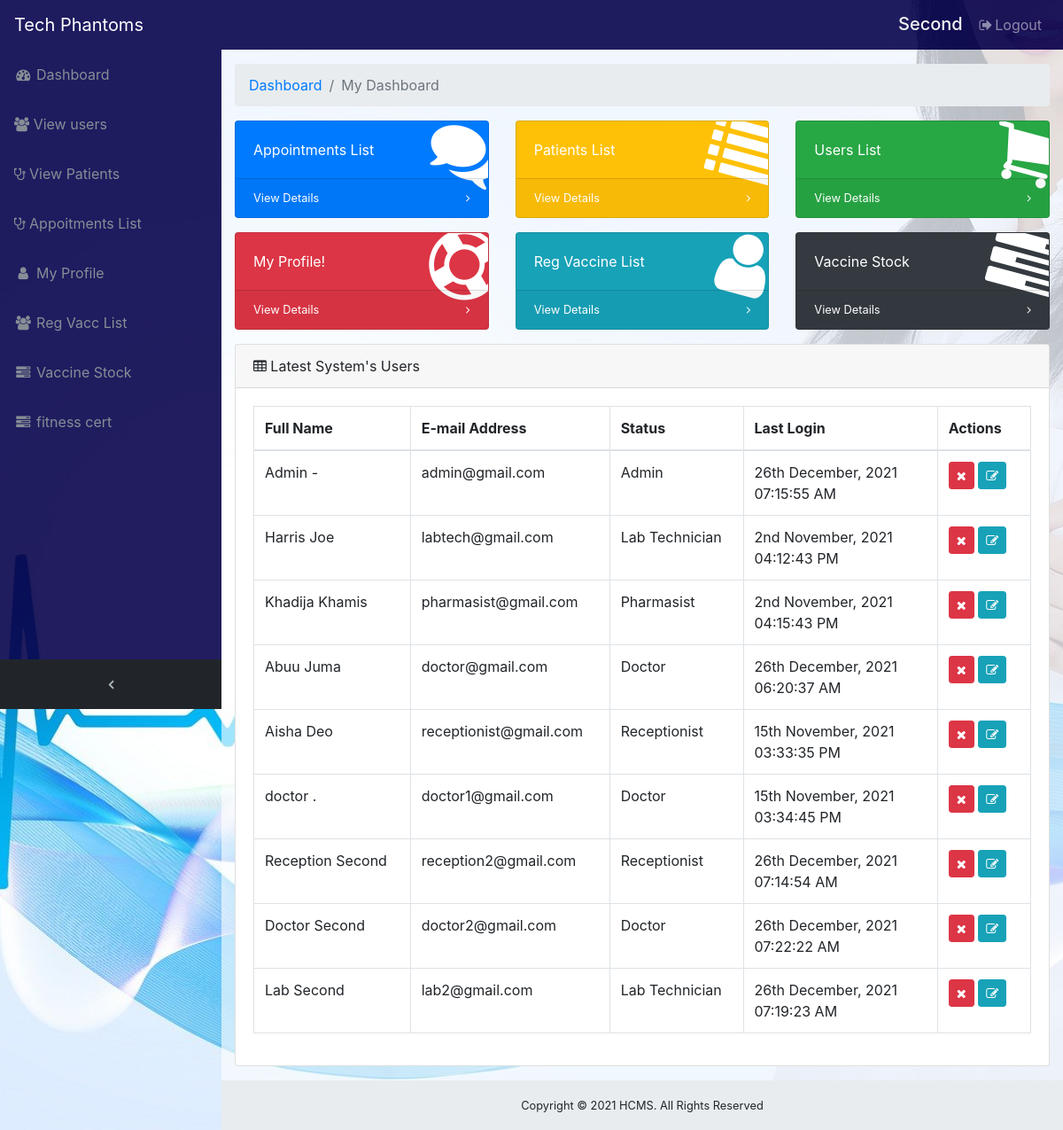
The app's page /admin/index.php (signed in) with its own data.
### tables this page shows
CREATE TABLE `users` (
  `user_id` int(11) NOT NULL,
  `fname` varchar(25) NOT NULL,
  `lname` varchar(100) NOT NULL,
  `phone` varchar(30) NOT NULL,
  `email` varchar(30) NOT NULL,
  `password` varchar(30) NOT NULL,
  `status` varchar(20) NOT NULL,
  `date_reg` timestamp(6) NOT NULL DEFAULT CURRENT_TIMESTAMP(6) ON UPDATE CURRENT_TIMESTAMP(6),
  `position` int(10) NOT NULL,
  `last_login` varchar(100) NOT NULL
);

### admin/index.php (the view)
<?php include 'header.php'; ?>
  <div class="content-wrapper">
    <div class="container-fluid">
      <ol class="breadcrumb">
        <li class="breadcrumb-item">
          <a href="#">Dashboard</a>
        </li>
        <li class="breadcrumb-item active">My Dashboard</li>
      </ol>
      <div class="row">
        <div class="col-xl-4 col-sm-6 mb-3">
          <div class="card text-white bg-primary o-hidden h-100">
            <div class="card-body">
              <div class="card-body-icon">
                <i class="fa fa-fw fa-comments"></i>
              </div>
              <div class="mr-5">Appointments List</div>
            </div>
            <a class="card-footer text-white clearfix small z-1" href="appointments.php">
              <span class="float-left">View Details</span>
              <span class="float-right">
                <i class="fa fa-angle-right"></i>
              </span>
            </a>
          </div>
        </div>
        <div class="col-xl-4 col-sm-6 mb-3">
          <div class="card text-white bg-warning o-hidden h-100">
            <div class="card-body">
              <div class="card-body-icon">
                <i class="fa fa-fw fa-list"></i>
              </div>
              <div class="mr-5">Patients List</div>
            </div>
            <a class="card-footer text-white clearfix small z-1" href="patient_list.php">
              <span class="float-left">View Details</span>
              <span class="float-right">
                <i class="fa fa-angle-right"></i>
              </span>
            </a>
          </div>
        </div>
        <div class="col-xl-4 col-sm-6 mb-3">
          <div class="card text-white bg-success o-hidden h-100">
            <div class="card-body">
              <div class="card-body-icon">
                <i class="fa fa-fw fa-shopping-cart"></i>
              </div>
              <div class="mr-5">Users List</div>
            </div>
            <a class="card-footer text-white clearfix small z-1" href="users_list.php">
              <span class="float-left">View Details</span>
              <span class="float-right">
                <i class="fa fa-angle-right"></i>
              </span>
            </a>
          </div>
        </div>
        <div class="col-xl-4 col-sm-6 mb-3">
          <div class="card text-white bg-danger o-hidden h-100">
            <div class="card-body">
              <div class="card-body-icon">
                <i class="fa fa-fw fa-support"></i>
              </div>
              <div class="mr-5">My Profile!</div>
            </div>
            <a class="card-footer text-white clearfix small z-1" href="profile.php">
              <span class="float-left">View Details</span>
              <span class="float-right">
                <i class="fa fa-angle-right"></i>
              </span>
            </a>
          </div>
        </div>
              <div class="col-xl-4 col-sm-6 mb-3">
          <div class="card text-white bg-info o-hidden h-100">
            <div class="card-body">
              <div class="card-body-icon">
                <i class="fa fa-fw fa-user"></i>
              </div>
              <div class="mr-5">Reg Vaccine List</div>
            </div>
            <a class="card-footer text-white clearfix small z-1" href="reg_vaccine.php">
              <span class="float-left">View Details</span>
              <span class="float-right">
                <i class="fa fa-angle-right"></i>
              </span>
            </a>
          </div>
        </div>
          <div class="col-xl-4 col-sm-6 mb-3">
          <div class="card text-white bg-dark o-hidden h-100">
            <div class="card-body">
              <div class="card-body-icon">
                <i class="fa fa-fw fa-tasks"></i>
              </div>
              <div class="mr-5">Vaccine Stock</div>
            </div>
            <a class="card-footer text-white clearfix small z-1" href="vaccine_stock.php">
              <span class="float-left">View Details</span>
              <span class="float-right">
                <i class="fa fa-angle-right"></i>
              </span>
            </a>
          </div>
        </div>
      </div>
      <div class="card mb-3">
        <div class="card-header">
          <i class="fa fa-table"></i> Latest System's Users</div>
        <div class="card-body">
          <div class="table-responsive">
            <table class="table table-bordered">
                <thead>
                  <th>Full Name</th>
                  <th>E-mail Address</th>
                  <th>Status</th>
                  <th width="25%">Last Login</th>
                  <th width="12%">Actions</th>
                </thead>
                <tbody>
                   <?php
                    $sql = mysqli_query($con, "SELECT * FROM users LIMIT 10");
                    while ($data=mysqli_fetch_assoc($sql)) {
                    ?>
                    <tr>
                      <td><?php echo $data['fname']." ".$data['lname']; ?></td>
                      <td><?php echo $data['email']; ?></td>
                      <td><?php echo $data['status']; ?></td>
                      <td><?php echo $data['last_login']; ?></td>
                      <td>
                        <a href="includes/manage_pat.php?act=del_user&id=<?php echo $data['user_id']; ?>" class="btn btn-danger btn-sm"><i class="fa fa-remove"></i></a>
                        <a href="add_user.php?edit=<?php echo $data['user_id']; ?>" class="btn btn-info btn-sm"><i class="fa fa-edit"></i></a>
                      </td>
                    </tr>
                  <?php } ?>
                </tbody>
              </table>
          </div>
        </div>
      </div>
    </div>
    <?php include 'footer.php'?>

### admin/header.php (shortened to what this page needs)
<!DOCTYPE html>
<html lang="en">
   <head>
      <link href="vendor/bootstrap/css/bootstrap.min.css" rel="stylesheet">
      <link href="vendor/font-awesome/css/font-awesome.min.css" rel="stylesheet" type="text/css">
      <link href="vendor/datatables/dataTables.bootstrap4.css" rel="stylesheet">
      <link href="css/sb-admin.css" rel="stylesheet">
   </head>
   <body class="fixed-nav sticky-footer bg-dark" id="page-top">
      <nav class="navbar navbar-expand-lg navbar-dark fixed-top" id="mainNav">
         <a class="navbar-brand" href="index.php">Tech Phantoms</a>
         <div class="collapse navbar-collapse" id="navbarResponsive">
            <ul class="navbar-nav navbar-sidenav" id="exampleAccordion">
               <li class="nav-item" data-toggle="tooltip" data-placement="right" title="Dashboard">
                  <a class="nav-link" href="index.php">
                  <i class="fa fa-fw fa-dashboard"></i>
                  <span class="nav-link-text">Dashboard</span>
                  </a>
               </li>
               <li class="nav-item" data-toggle="tooltip" data-placement="right" title="Patients">
                  <a class="nav-link" href="users_list.php">
                  <i class="fa fa-users"></i>
                  <span class="nav-link-text">View users</span>
                  </a>
               </li>
               <li class="nav-item" data-toggle="tooltip" data-placement="right" title="Patients">
                  <a class="nav-link" href="patient_list.php">
                  <i class="fa fa-stethoscope"></i>
                  <span class="nav-link-text">View Patients</span>
                  </a>
               </li>
               <li class="nav-item" data-toggle="tooltip" data-placement="right" title="Appoitments">
                  <a class="nav-link" href="appointments.php">
                  <i class="fa fa-stethoscope"></i>
                  <span class="nav-link-text">Appoitments List</span>
                  </a>
               </li>
               <li class="nav-item" data-toggle="tooltip" data-placement="right" title="Profile">
                  <a class="nav-link" href="profile.php">
                  <i class="fa fa-fw fa-user"></i>
                  <span class="nav-link-text">My Profile</span>
                  </a>
               </li>
               <li class="nav-item" data-toggle="tooltip" data-placement="right" title="Profile">
                  <a class="nav-link" href="reg_vaccine.php">
                  <i class="fa fa-fw fa-users"></i>
                  <span class="nav-link-text">Reg Vacc List</span>
                  </a>
               </li>
               <li class="nav-item" data-toggle="tooltip" data-placement="right" title="Profile">
                  <a class="nav-link" href="vaccine_stock.php">
                  <i class="fa fa-fw fa-tasks"></i>
                  <span class="nav-link-text">Vaccine Stock</span>
                  </a>
               </li>
               <li class="nav-item" data-toggle="tooltip" data-placement="right" title="Profile">
                  <a class="nav-link" href="fitness.php">
                  <i class="fa fa-fw fa-tasks"></i>
                  <span class="nav-link-text">fitness cert</span>
                  </a>
               </li>
            </ul>
            <ul class="navbar-nav sidenav-toggler">
               <li class="nav-item">
                  <a class="nav-link text-center" id="sidenavToggler">
                  <i class="fa fa-fw fa-angle-left"></i>
                  </a>
               </li>
            </ul>
            <ul class="navbar-nav ml-auto">
               <li class="nav-item">
                  <form class="form-inline my-2 my-lg-0 mr-lg-2">
                     <h5 style="margin-top: 7px; color: #f4f4f4"><?php echo $_SESSION['username']; ?></h5>
                  </form>
               </li>
               <li class="nav-item">
                  <a class="nav-link" data-toggle="modal" data-target="#exampleModal">
                  <i class="fa fa-fw fa-sign-out"></i>Logout</a>
               </li>
            </ul>
         </div>
      </nav>

### admin/footer.php (shortened to what this page needs)
    <footer class="sticky-footer">
      <div class="container">
        <div class="text-center">
         <small>Copyright © 2021 HCMS. All Rights Reserved</small>
        </div>
      </div>
    </footer>
</body>
</html>

### admin/css/sb-admin.css (style rules this page uses)
html { position: relative; min-height: 100%; }
body { overflow-x: hidden; }
body.sticky-footer { margin-bottom: 56px; }
body.sticky-footer .content-wrapper { min-height: calc(100vh - 56px - 56px); }
body.fixed-nav { padding-top: 56px; }
.content-wrapper { min-height: calc(100vh - 56px); padding-top: 1rem; }
.o-hidden { overflow: hidden !important; }
.z-1 { z-index: 1; }
#mainNav .navbar-collapse { overflow: auto; max-height: 75vh; }
#mainNav .navbar-collapse .navbar-nav .nav-item .nav-link { cursor: pointer; }
#mainNav .navbar-collapse .sidenav-toggler { display: none; }
@media (min-width: 992px) { #mainNav .navbar-brand { width: 250px; } }
@media (min-width: 992px) { #mainNav .navbar-collapse { overflow: visible; max-height: none; } }
@media (min-width: 992px) { #mainNav .navbar-collapse .navbar-sidenav { position: absolute; top: 0; left: 0; -webkit-flex-direction: column; -ms-flex-direction: column; flex-direction: column; margin-top: 56px; } }
@media (min-width: 992px) { #mainNav .navbar-collapse .navbar-sidenav > .nav-item { width: 250px; padding: 0; } }
@media (min-width: 992px) { #mainNav .navbar-collapse .navbar-sidenav > .nav-item > .nav-link { padding: 1em; } }
#mainNav.fixed-top .sidenav-toggler { display: none; }
@media (min-width: 992px) { #mainNav.fixed-top .navbar-sidenav { height: calc(100vh - 112px); } }
@media (min-width: 992px) { #mainNav.fixed-top .sidenav-toggler { position: absolute; top: 0; left: 0; display: flex; -webkit-flex-direction: column; -ms-flex-direction: column; flex-direction: column; margin-top: calc(100vh - 56px); } }
@media (min-width: 992px) { #mainNav.fixed-top .sidenav-toggler > .nav-item { width: 250px; padding: 0; } }
@media (min-width: 992px) { #mainNav.fixed-top .sidenav-toggler > .nav-item > .nav-link { padding: 1em; } }
#mainNav.fixed-top.navbar-dark .sidenav-toggler { background-color: #212529; }
#mainNav.fixed-top.navbar-dark .sidenav-toggler a i { color: #adb5bd; }
.content-wrapper { overflow-x: hidden; background: #ffffff9e; }
@media (min-width: 992px) { .content-wrapper { margin-left: 250px; } }
#sidenavToggler i { font-weight: 800; }
#mainNav.navbar-dark .navbar-collapse .navbar-sidenav > .nav-item > .nav-link { color: #868e96; }
.card-body-icon { position: absolute; z-index: 0; top: -25px; right: -25px; font-size: 5rem; -webkit-transform: rotate(15deg); -ms-transform: rotate(15deg); transform: rotate(15deg); }
footer.sticky-footer { position: absolute; right: 0; bottom: 0; width: 100%; height: 56px; background-color: #e9ecef; line-height: 55px; }
@media (min-width: 992px) { footer.sticky-footer { width: calc(100% - 250px); } }
body#page-top { background-image: url(login-page-bg.jpg); background-size: cover; background-repeat: no-repeat; background-position: center; }
nav#mainNav { background: #09054ee6; }
ul#exampleAccordion { background: #09054ee6; }

### records on screen
users: fname "Admin", lname "-", email "admin@gmail.com", status "Admin", last_login "26th December, 2021 07:15:55 AM"
users: fname "Harris", lname "Joe", email "labtech@gmail.com", status "Lab Technician", last_login "2nd November, 2021 04:12:43 PM"
users: fname "Khadija", lname "Khamis", email "pharmasist@gmail.com", status "Pharmasist", last_login "2nd November, 2021 04:15:43 PM"
users: fname "Abuu", lname "Juma", email "doctor@gmail.com", status "Doctor", last_login "26th December, 2021 06:20:37 AM"
users: fname "Aisha", lname "Deo", email "receptionist@gmail.com", status "Receptionist", last_login "15th November, 2021 03:33:35 PM"
users: fname "doctor", lname ".", email "doctor1@gmail.com", status "Doctor", last_login "15th November, 2021 03:34:45 PM"
users: fname "Reception", lname "Second", email "reception2@gmail.com", status "Receptionist", last_login "26th December, 2021 07:14:54 AM"
users: fname "Doctor", lname "Second", email "doctor2@gmail.com", status "Doctor", last_login "26th December, 2021 07:22:22 AM"
users: fname "Lab", lname "Second", email "lab2@gmail.com", status "Lab Technician", last_login "26th December, 2021 07:19:23 AM"

### other values on screen
$_SESSION['username'] "Second"
